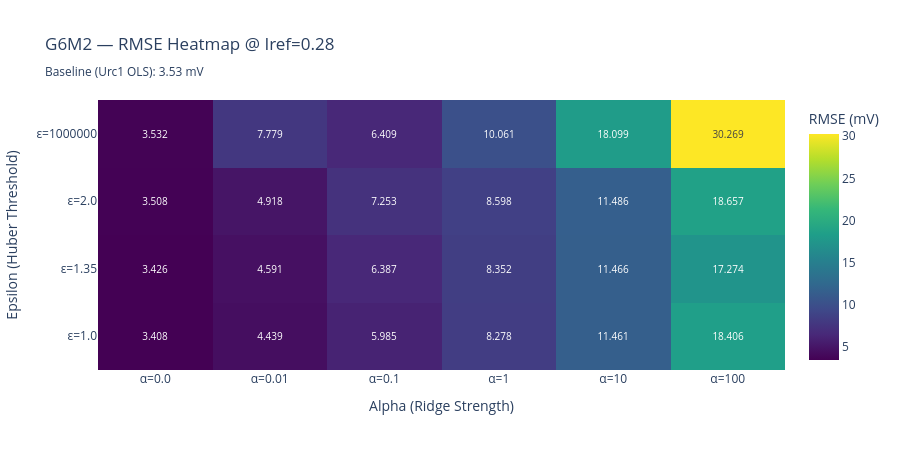
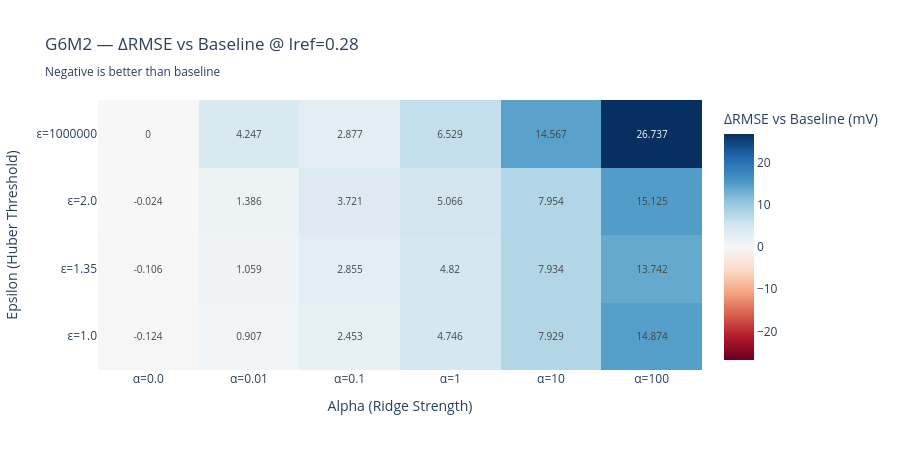
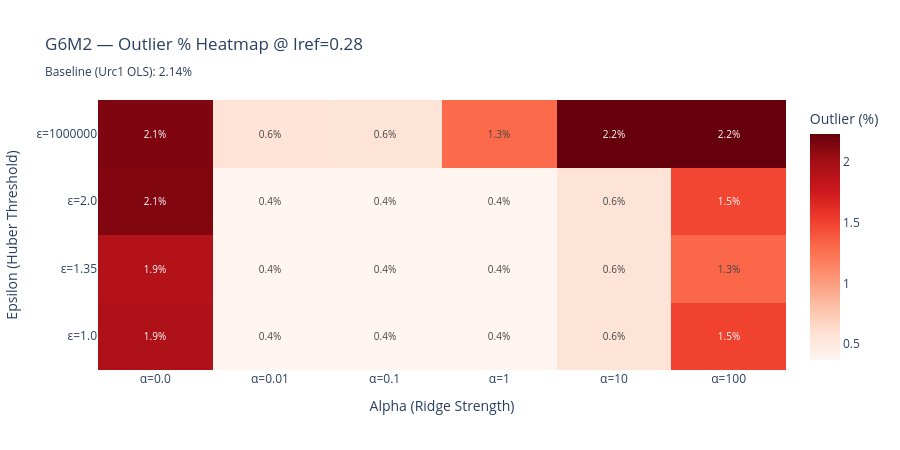
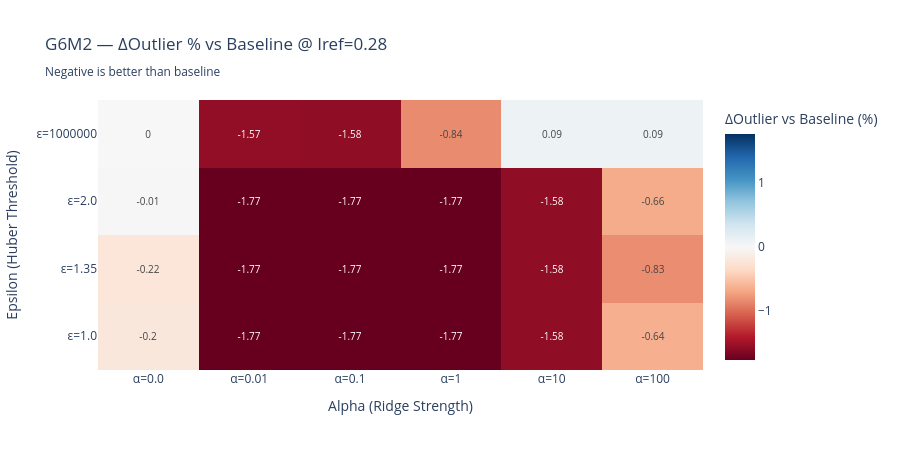

The cell these charts' notebook holds for them, in order:
### Markdown cell above
## 1. Summary Heatmap: RMSE vs (Epsilon, Alpha)

Visualize median RMSE across all parameter combinations.

### Code cell
# ── Build summary matrices per Iref using compare_urc_models ──
iref_list = common_config["Iref"]
compare_df_all = []  # collect comparison tables for all Iref
rmse_matrices = {}
outlier_matrices = {}

for i_ref in iref_list:
    rmse_matrix = np.zeros((len(epsilon_values), len(alpha_values)))
    outlier_matrix = np.zeros((len(epsilon_values), len(alpha_values)))

    for i, eps in enumerate(epsilon_values):
        for j, alpha in enumerate(alpha_values):
            models_dict = {f"ε={eps}, α={alpha}": results[(eps, alpha)]}
            metrics_df = compare_urc_models(models_dict, i_target=i_ref)

            if not metrics_df.empty:
                rmse_matrix[i, j] = metrics_df.loc[metrics_df.index[0], "RMSE (mV)"]
                outlier_matrix[i, j] = metrics_df.loc[metrics_df.index[0], "Outlier (%)"]
            else:
                rmse_matrix[i, j] = np.nan
                outlier_matrix[i, j] = np.nan

    rmse_matrices[i_ref] = rmse_matrix.copy()
    outlier_matrices[i_ref] = outlier_matrix.copy()

    # Get baseline value for reference
    baseline_rmse = baseline_metrics[i_ref]["RMSE (mV)"]
    baseline_outlier = baseline_metrics[i_ref]["Outlier (%)"]

    # Plot RMSE heatmap with baseline reference
    fig = go.Figure(data=go.Heatmap(
        z=rmse_matrix,
        x=[f"α={a}" for a in alpha_values],
        y=[f"ε={e}" for e in epsilon_values],
        colorscale="Viridis",
        text=np.round(rmse_matrix, 4),
        texttemplate="%{text}",
        textfont={"size": 10},
        colorbar=dict(title=f"RMSE (mV)"),
    ))

    fig.update_layout(
        title=f"{extracted_name} — RMSE Heatmap @ Iref={i_ref}<br><sub>Baseline (Urc1 OLS): {baseline_rmse:.2f} mV</sub>",
        xaxis_title="Alpha (Ridge Strength)",
        yaxis_title="Epsilon (Huber Threshold)",
        height=450,
        template="plotly_white",
    )
    fig.show()

    # RMSE delta vs baseline (explicit baseline comparison)
    rmse_delta = rmse_matrix - baseline_rmse
    fig = go.Figure(data=go.Heatmap(
        z=rmse_delta,
        x=[f"α={a}" for a in alpha_values],
        y=[f"ε={e}" for e in epsilon_values],
        colorscale="RdBu",
        zmid=0,
        text=np.round(rmse_delta, 3),
        texttemplate="%{text}",
        textfont={"size": 10},
        colorbar=dict(title="ΔRMSE vs Baseline (mV)"),
    ))

    fig.update_layout(
        title=f"{extracted_name} — ΔRMSE vs Baseline @ Iref={i_ref}<br><sub>Negative is better than baseline</sub>",
        xaxis_title="Alpha (Ridge Strength)",
        yaxis_title="Epsilon (Huber Threshold)",
        height=450,
        template="plotly_white",
    )
    fig.show()

    # Plot Outlier % heatmap with baseline reference
    fig = go.Figure(data=go.Heatmap(
        z=outlier_matrix,
        x=[f"α={a}" for a in alpha_values],
        y=[f"ε={e}" for e in epsilon_values],
        colorscale="Reds",
        text=np.round(outlier_matrix, 1),
        texttemplate="%{text}%",
        textfont={"size": 10},
        colorbar=dict(title=f"Outlier (%)"),
    ))

    fig.update_layout(
        title=f"{extracted_name} — Outlier % Heatmap @ Iref={i_ref}<br><sub>Baseline (Urc1 OLS): {baseline_outlier:.2f}%</sub>",
        xaxis_title="Alpha (Ridge Strength)",
        yaxis_title="Epsilon (Huber Threshold)",
        height=450,
        template="plotly_white",
    )
    fig.show()

    # Outlier delta vs baseline (explicit baseline comparison)
    outlier_delta = outlier_matrix - baseline_outlier
    fig = go.Figure(data=go.Heatmap(
        z=outlier_delta,
        x=[f"α={a}" for a in alpha_values],
        y=[f"ε={e}" for e in epsilon_values],
        colorscale="RdBu",
        zmid=0,
        text=np.round(outlier_delta, 2),
        texttemplate="%{text}",
        textfont={"size": 10},
        colorbar=dict(title="ΔOutlier vs Baseline (%)"),
    ))

    fig.update_layout(
        title=f"{extracted_name} — ΔOutlier % vs Baseline @ Iref={i_ref}<br><sub>Negative is better than baseline</sub>",
        xaxis_title="Alpha (Ridge Strength)",
        yaxis_title="Epsilon (Huber Threshold)",
        height=450,
        template="plotly_white",
    )
    fig.show()

    # ---- Full metrics comparison: Baseline vs Best Huber+Ridge ----
    min_idx = np.unravel_index(np.nanargmin(rmse_matrix), rmse_matrix.shape)
    best_eps = epsilon_values[min_idx[0]]
    best_alpha = alpha_values[min_idx[1]]
    best_model = results[(best_eps, best_alpha)]

    compare_df = compare_urc_models(
        {
            "Baseline (Urc1 OLS)": urc_baseline,
            f"Best Huber+Ridge (ε={best_eps}, α={best_alpha})": best_model,
        },
        i_target=i_ref,
    )

    compare_df = compare_df.copy()
    compare_df.insert(0, "Iref", i_ref)
    compare_df_all.append(compare_df)

    print(f"\n{'='*60}")
    print(f"  Iref = {i_ref} A/cm² — Full Metrics Comparison")
    print(f"{'='*60}")
    display(compare_df)

    # Also print quick deltas for RMSE / Outlier
    best_rmse = compare_df.loc[compare_df["Model Name"].str.contains(r"Best Huber\+Ridge"), "RMSE (mV)"].values[0]
    best_outlier = compare_df.loc[compare_df["Model Name"].str.contains(r"Best Huber\+Ridge"), "Outlier (%)"].values[0]

    print(f"\nBaseline (Urc1 OLS):")
    print(f"  RMSE: {baseline_rmse:.2f} mV")
    print(f"  Outlier %: {baseline_outlier:.2f}%")
    print(f"\nBest Huber+Ridge (min RMSE):")
    print(f"  ε={best_eps}, α={best_alpha}")
    print(f"  RMSE: {best_rmse:.2f} mV (Δ={best_rmse-baseline_rmse:+.2f} mV)")
    print(f"  Outlier %: {best_outlier:.2f}% (Δ={best_outlier-baseline_outlier:+.2f}%)")

# ---- Combined comparison table across all Iref ----
compare_df_summary = pd.concat(compare_df_all, ignore_index=True)
print("\n" + "="*60)
print("  Combined Comparison Table (All Iref)")
print("="*60)
display(compare_df_summary)

### Figure 1 — Plotly figure (JSON) as saved in the notebook; plotly's stock layout.template omitted (floating-point values rounded to 4 significant figures)
{"data": [{"colorbar": {"title": {"text": "RMSE (mV)"}}, "colorscale": [[0, "#440154"], [0.1111, "#482878"], [0.2222, "#3e4989"], [0.3333, "#31688e"], [0.4444, "#26828e"], [0.5556, "#1f9e89"], [0.6667, "#35b779"], [0.7778, "#6ece58"], [0.8889, "#b5de2b"], [1, "#fde725"]], "text": [[3.408, 4.439, 5.985, 8.278, 11.46, 18.41], [3.426, 4.591, 6.387, 8.352, 11.47, 17.27], [3.508, 4.918, 7.253, 8.598, 11.49, 18.66], [3.532, 7.779, 6.409, 10.06, 18.1, 30.27]], "textfont": {"size": 10}, "texttemplate": "%{text}", "type": "heatmap", "x": ["α=0.0", "α=0.01", "α=0.1", "α=1", "α=10", "α=100"], "y": ["ε=1.0", "ε=1.35", "ε=2.0", "ε=1000000"], "z": [[3.408, 4.439, 5.985, 8.278, 11.46, 18.41], [3.426, 4.591, 6.387, 8.352, 11.47, 17.27], [3.508, 4.918, 7.253, 8.598, 11.49, 18.66], [3.532, 7.779, 6.409, 10.06, 18.1, 30.27]]}], "layout": {"height": 450, "title": {"text": "G6M2 — RMSE Heatmap @ Iref=0.28<br><sub>Baseline (Urc1 OLS): 3.53 mV</sub>"}, "xaxis": {"title": {"text": "Alpha (Ridge Strength)"}}, "yaxis": {"title": {"text": "Epsilon (Huber Threshold)"}}}}

### Figure 2 — Plotly figure (JSON) as saved in the notebook; plotly's stock layout.template omitted (floating-point values rounded to 4 significant figures)
{"data": [{"colorbar": {"title": {"text": "ΔRMSE vs Baseline (mV)"}}, "colorscale": [[0, "rgb(103,0,31)"], [0.1, "rgb(178,24,43)"], [0.2, "rgb(214,96,77)"], [0.3, "rgb(244,165,130)"], [0.4, "rgb(253,219,199)"], [0.5, "rgb(247,247,247)"], [0.6, "rgb(209,229,240)"], [0.7, "rgb(146,197,222)"], [0.8, "rgb(67,147,195)"], [0.9, "rgb(33,102,172)"], [1, "rgb(5,48,97)"]], "text": [[-0.124, 0.907, 2.453, 4.746, 7.929, 14.87], [-0.106, 1.059, 2.855, 4.82, 7.934, 13.74], [-0.024, 1.386, 3.721, 5.066, 7.954, 15.12], [0.0, 4.247, 2.877, 6.529, 14.57, 26.74]], "textfont": {"size": 10}, "texttemplate": "%{text}", "type": "heatmap", "x": ["α=0.0", "α=0.01", "α=0.1", "α=1", "α=10", "α=100"], "y": ["ε=1.0", "ε=1.35", "ε=2.0", "ε=1000000"], "z": [[-0.124, 0.907, 2.453, 4.746, 7.929, 14.87], [-0.106, 1.059, 2.855, 4.82, 7.934, 13.74], [-0.024, 1.386, 3.721, 5.066, 7.954, 15.12], [0.0, 4.247, 2.877, 6.529, 14.57, 26.74]], "zmid": 0}], "layout": {"height": 450, "title": {"text": "G6M2 — ΔRMSE vs Baseline @ Iref=0.28<br><sub>Negative is better than baseline</sub>"}, "xaxis": {"title": {"text": "Alpha (Ridge Strength)"}}, "yaxis": {"title": {"text": "Epsilon (Huber Threshold)"}}}}

### Figure 3 — Plotly figure (JSON) as saved in the notebook; plotly's stock layout.template omitted (floating-point values rounded to 4 significant figures)
{"data": [{"colorbar": {"title": {"text": "Outlier (%)"}}, "colorscale": [[0, "rgb(255,245,240)"], [0.125, "rgb(254,224,210)"], [0.25, "rgb(252,187,161)"], [0.375, "rgb(252,146,114)"], [0.5, "rgb(251,106,74)"], [0.625, "rgb(239,59,44)"], [0.75, "rgb(203,24,29)"], [0.875, "rgb(165,15,21)"], [1, "rgb(103,0,13)"]], "text": [[1.9, 0.4, 0.4, 0.4, 0.6, 1.5], [1.9, 0.4, 0.4, 0.4, 0.6, 1.3], [2.1, 0.4, 0.4, 0.4, 0.6, 1.5], [2.1, 0.6, 0.6, 1.3, 2.2, 2.2]], "textfont": {"size": 10}, "texttemplate": "%{text}%", "type": "heatmap", "x": ["α=0.0", "α=0.01", "α=0.1", "α=1", "α=10", "α=100"], "y": ["ε=1.0", "ε=1.35", "ε=2.0", "ε=1000000"], "z": [[1.94, 0.37, 0.37, 0.37, 0.56, 1.5], [1.92, 0.37, 0.37, 0.37, 0.56, 1.31], [2.13, 0.37, 0.37, 0.37, 0.56, 1.48], [2.14, 0.57, 0.56, 1.3, 2.23, 2.23]]}], "layout": {"height": 450, "title": {"text": "G6M2 — Outlier % Heatmap @ Iref=0.28<br><sub>Baseline (Urc1 OLS): 2.14%</sub>"}, "xaxis": {"title": {"text": "Alpha (Ridge Strength)"}}, "yaxis": {"title": {"text": "Epsilon (Huber Threshold)"}}}}

### Figure 4 — Plotly figure (JSON) as saved in the notebook; plotly's stock layout.template omitted (floating-point values rounded to 4 significant figures)
{"data": [{"colorbar": {"title": {"text": "ΔOutlier vs Baseline (%)"}}, "colorscale": [[0, "rgb(103,0,31)"], [0.1, "rgb(178,24,43)"], [0.2, "rgb(214,96,77)"], [0.3, "rgb(244,165,130)"], [0.4, "rgb(253,219,199)"], [0.5, "rgb(247,247,247)"], [0.6, "rgb(209,229,240)"], [0.7, "rgb(146,197,222)"], [0.8, "rgb(67,147,195)"], [0.9, "rgb(33,102,172)"], [1, "rgb(5,48,97)"]], "text": [[-0.2, -1.77, -1.77, -1.77, -1.58, -0.64], [-0.22, -1.77, -1.77, -1.77, -1.58, -0.83], [-0.01, -1.77, -1.77, -1.77, -1.58, -0.66], [0.0, -1.57, -1.58, -0.84, 0.09, 0.09]], "textfont": {"size": 10}, "texttemplate": "%{text}", "type": "heatmap", "x": ["α=0.0", "α=0.01", "α=0.1", "α=1", "α=10", "α=100"], "y": ["ε=1.0", "ε=1.35", "ε=2.0", "ε=1000000"], "z": [[-0.2, -1.77, -1.77, -1.77, -1.58, -0.64], [-0.22, -1.77, -1.77, -1.77, -1.58, -0.83], [-0.01, -1.77, -1.77, -1.77, -1.58, -0.66], [0.0, -1.57, -1.58, -0.84, 0.09, 0.09]], "zmid": 0}], "layout": {"height": 450, "title": {"text": "G6M2 — ΔOutlier % vs Baseline @ Iref=0.28<br><sub>Negative is better than baseline</sub>"}, "xaxis": {"title": {"text": "Alpha (Ridge Strength)"}}, "yaxis": {"title": {"text": "Epsilon (Huber Threshold)"}}}}
